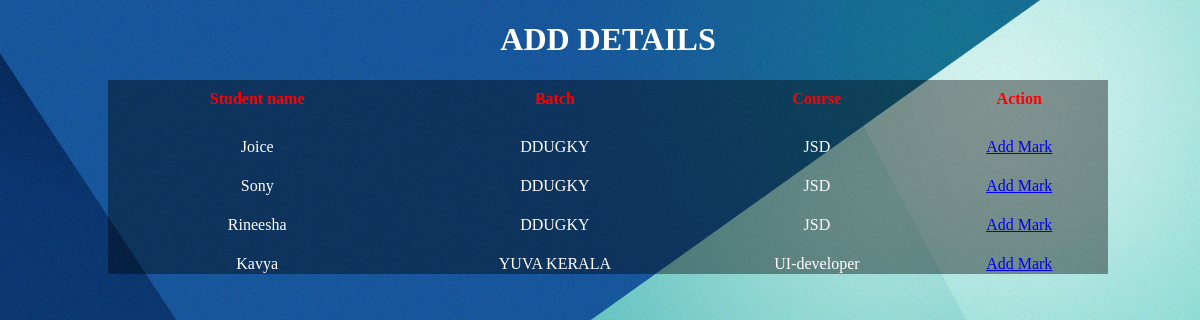
The app's page /add_mark_tb_ddu.php with its own data.
### tables this page shows
CREATE TABLE `student_details` (
  `enrollment_id` varchar(20) NOT NULL,
  `stud_fname` varchar(20) NOT NULL,
  `stud_mname` varchar(20) NOT NULL,
  `stud_lname` varchar(20) NOT NULL,
  `login_id` int(10) NOT NULL,
  `batch` varchar(30) NOT NULL,
  `course` varchar(20) NOT NULL,
  `startTime` date NOT NULL,
  `endTime` date NOT NULL,
  `address` varchar(40) NOT NULL,
  `district` varchar(20) NOT NULL,
  `pg` varchar(30) NOT NULL,
  `cgpa_PG` int(10) NOT NULL,
  `uni_insti_pg` varchar(40) NOT NULL,
  `yop_pg` date DEFAULT NULL,
  `ug` varchar(30) NOT NULL,
  `cgpa_UG` varchar(10) NOT NULL,
  `uni_insti_ug` varchar(40) NOT NULL,
  `yop_ug` date DEFAULT NULL,
  `plustwo` varchar(40) NOT NULL,
  `cgpa_plustwo` varchar(10) NOT NULL,
  `brd_school_plus` varchar(40) NOT NULL,
  `yop_plus` date DEFAULT NULL,
  `sslc` varchar(40) NOT NULL,
  `cgpa_sslc` varchar(10) NOT NULL,
  `brd_schl_sslc` varchar(40) NOT NULL,
  `yop_sslc` date DEFAULT NULL
);

### add_mark_tb_ddu.php (the view, shortened to what this page needs)
<?php
	require('db_connectivity.php');
?>
<!DOCTYPE html>
<html>
	<head>
		<link rel="stylesheet" href="css/view_table.css">
	</head>
	<body class="table">
	 <div>
	    <h1>ADD DETAILS</h1>
		<table>
			<thead>
				<tr>
					<th>Student name</th>
					<th>Batch</th>
					<th>Course</th>
                    <th>Action</th>
				</tr>
			</thead>
			<tbody>
				<?php
					$sql="select * from student_details";
					if(mysqli_query($mysql,$sql))
					{
						$result=mysqli_query($mysql,$sql);
						if(mysqli_num_rows($result)>0)
						{
							while($row=mysqli_fetch_assoc($result))
							{
								echo "<tr>
									<td>".$row['stud_fname']."</td>
									<td>".$row['batch']."</td>
									<td>".$row['course']." </td>
                                    <td><a href=add_mark.php?=".$row[''].">Add Mark</a></td>
									</tr>";
							}
						}
					}
				?>
			</tbody>
		</table>
	  </div>
	</body>
</html>

### css/view_table.css (style rules this page uses)
.table { background-image:url("../img/stud2.jpg"); background-size:cover; background-repeat:no-repeat; width:100%; }
h1 { text-align:center; color:white; }
table { border:0px solid; border-collapse:collapse; background-color:rgba(0,0,0,0.4); width:1000px; height:auto; margin-left:100px; padding:10px; margin-top:10px; }
th { margin-top:100px; border:0px solid; border-collapse:collapse; text-align:center; color:red; padding:10px; }
td { padding-top:20px; border:0px solid; margin-top:50px; border-collapse:collapse; text-align:center; color:white; }

### records on screen
student_details: stud_fname "Joice", batch "DDUGKY", course "JSD"
student_details: stud_fname "Sony", batch "DDUGKY", course "JSD"
student_details: stud_fname "Rineesha", batch "DDUGKY", course "JSD"
student_details: stud_fname "Kavya", batch "YUVA KERALA", course "UI-developer"
